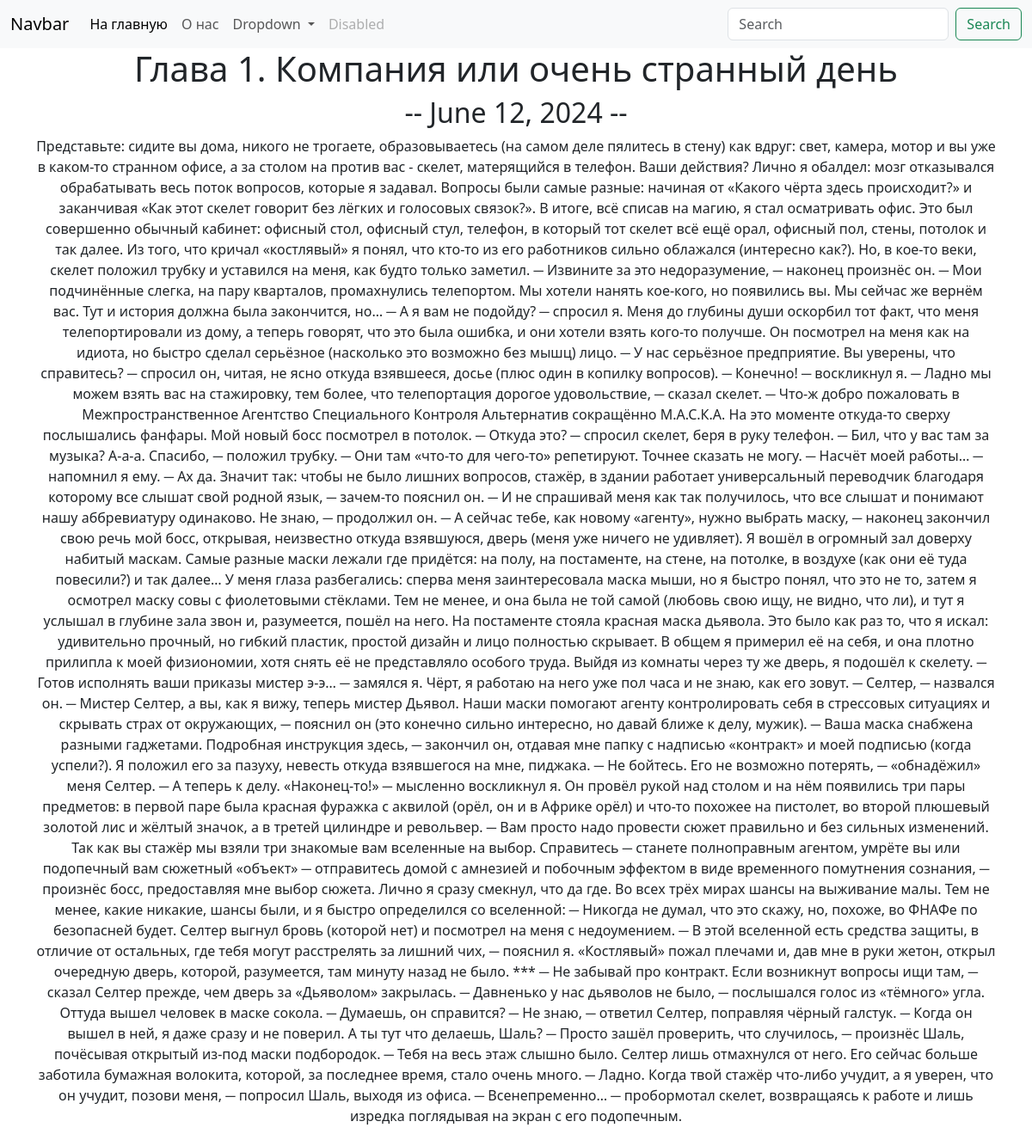
Page /blog/1/ on the committed database.
### blog/models.py (models this page shows, shortened)
class Blog(models.Model):
    title=models.CharField(max_length=200)
    description=models.TextField()
    date=models.DateField()

### blog/views.py (the view)
# urls.py: path('<int:blog_id>/',views.detail,name='detail'),
def detail(request, blog_id):
    blog = get_object_or_404(Blog, pk=blog_id)
    return render(request, 'blog/detail.html',{'blog':blog})

### blog/templates/blog/detail.html (shortened to what this page needs)
{% extends 'portfall/base.html' %}
{% block content %}
<link href="https://cdn.jsdelivr.net/npm/bootstrap@5.3.3/dist/css/bootstrap.min.css" rel="stylesheet">
<div class="container text-center">
<h1>{{ blog.title }}</h1>
<h2>-- {{ blog.date }} --</h2>
<p>{{ blog.description }}</p>
</div>
{% endblock %}

### rows in the picture
Blog: title "Глава 1. Компания или очень странный день", date "June 12, 2024", description "Представьте: сидите вы дома, никого не трогаете, образовываетесь (на самом деле пялитесь в стену) как вдруг: свет, камера, мотор и вы уже в каком-то странном офисе, а за столом на против вас - скелет, матерящийся в телефон. Ваши действия? Лично я обалдел: мозг отказывался обрабатывать весь поток вопросов, которые я задавал. Вопросы были самые разные: начиная от «Какого чёрта здесь происходит?» и заканчивая «Как этот скелет говорит без лёгких и голосовых связок?». В итоге, всё списав на магию, я стал осматривать офис. Это был совершенно обычный кабинет: офисный стол, офисный стул, телефон, в который тот скелет всё ещё орал, офисный пол, стены, потолок и так далее. Из того, что кричал…"
